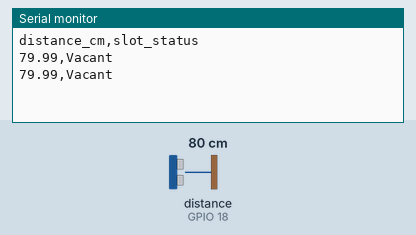
Recording of a sketch running on a simulated ESP32. Parts: the last lines printed to the serial monitor. Wiring (inferred from the names in the program): ultrasonic range finder: trigger GPIO 5; echo GPIO 18. Inputs (shaded band) come from the test bench; at power-on: distance to the obstacle (sensor on GPIO 18) 80 cm. The echo pulse lasts 58.3 µs per cm.

Above: at 1.7 s.
1.8 s: distance to the obstacle (sensor on GPIO 18) set to 28 cm
At 3.1 s:
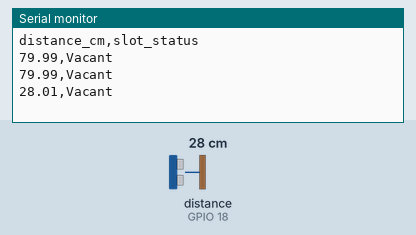
3.3 s: distance to the obstacle (sensor on GPIO 18) set to 22 cm
At 4.3 s:
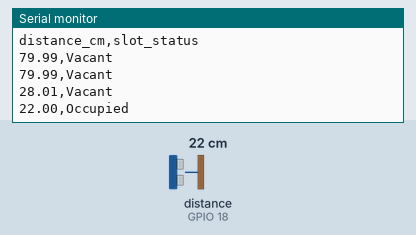

Measured:
- the behaviour switches between 25 and 24 cm on distance to the obstacle (sensor on GPIO 18) (found by bisection; images 1 and 2)
- after the input at 1.8 s, the serial monitor: prints a new line after 0.71 s (image 1)
- after the input at 3.3 s, the serial monitor: prints a new line after 0.21 s (image 2)

The sketch:

esp32_hcsr04.ino
```cpp
/*
  Optional ESP32 + HC-SR04 starter sketch.
  Sends a distance measurement to the Serial Monitor over USB.

  Wiring example (check your exact board):
    HC-SR04 VCC  -> 5V/VIN
    HC-SR04 GND  -> GND
    HC-SR04 TRIG -> GPIO 5
    HC-SR04 ECHO -> GPIO 18 THROUGH A VOLTAGE DIVIDER/LEVEL SHIFTER

  IMPORTANT: ESP32 GPIOs are 3.3 V logic. Do not connect a 5 V ECHO signal
  directly to an ESP32 GPIO.
*/

const int TRIG_PIN = 5;
const int ECHO_PIN = 18;
const float OCCUPIED_THRESHOLD_CM = 25.0; // Calibrate for your model.

void setup() {
  Serial.begin(115200);
  pinMode(TRIG_PIN, OUTPUT);
  pinMode(ECHO_PIN, INPUT);
  digitalWrite(TRIG_PIN, LOW);
  delay(500);
  Serial.println("distance_cm,slot_status");
}

void loop() {
  digitalWrite(TRIG_PIN, LOW);
  delayMicroseconds(2);
  digitalWrite(TRIG_PIN, HIGH);
  delayMicroseconds(10);
  digitalWrite(TRIG_PIN, LOW);

  // Timeout prevents waiting indefinitely if no echo is received.
  unsigned long duration = pulseIn(ECHO_PIN, HIGH, 30000UL);

  if (duration == 0) {
    Serial.println("NO_ECHO,Unknown");
  } else {
    float distanceCm = duration * 0.0343 / 2.0;
    const char* status = (distanceCm < OCCUPIED_THRESHOLD_CM) ? "Occupied" : "Vacant";

    Serial.print(distanceCm, 2);
    Serial.print(",");
    Serial.println(status);
  }

  delay(1000);
}
```
